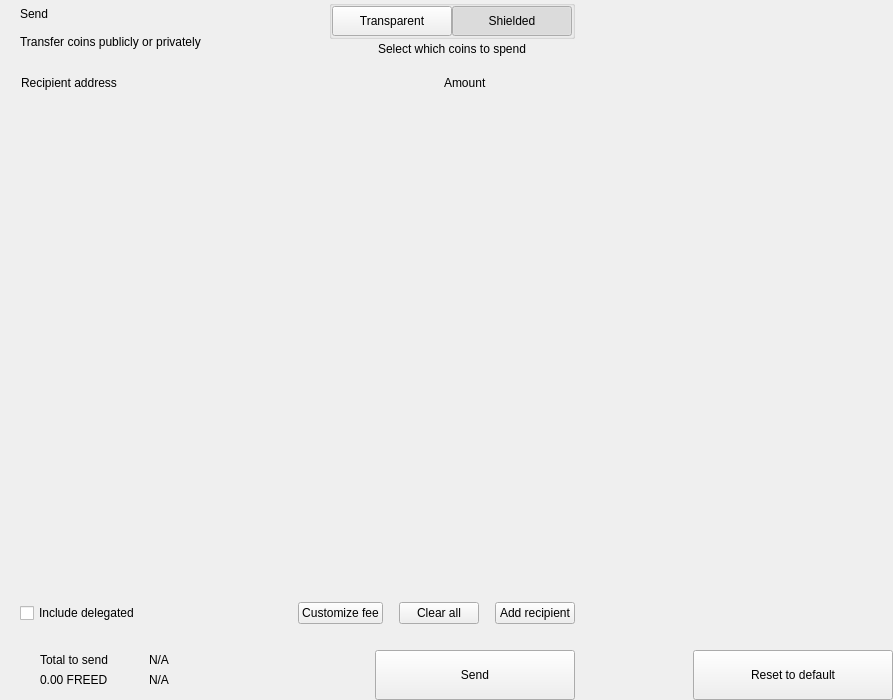
<?xml version="1.0" encoding="UTF-8"?>
<ui version="4.0">
 <class>send</class>
 <widget class="QWidget" name="send">
  <property name="geometry">
   <rect>
    <x>0</x>
    <y>0</y>
    <width>893</width>
    <height>700</height>
   </rect>
  </property>
  <property name="windowTitle">
   <string>Form</string>
  </property>
  <layout class="QHBoxLayout" name="horizontalLayout_2" stretch="2,1">
   <property name="spacing">
    <number>0</number>
   </property>
   <property name="leftMargin">
    <number>0</number>
   </property>
   <property name="topMargin">
    <number>0</number>
   </property>
   <property name="rightMargin">
    <number>0</number>
   </property>
   <property name="bottomMargin">
    <number>0</number>
   </property>
   <item>
    <widget class="QWidget" name="left" native="true">
     <layout class="QVBoxLayout" name="verticalLayout_3">
      <property name="spacing">
       <number>0</number>
      </property>
      <property name="leftMargin">
       <number>0</number>
      </property>
      <property name="topMargin">
       <number>0</number>
      </property>
      <property name="rightMargin">
       <number>0</number>
      </property>
      <property name="bottomMargin">
       <number>0</number>
      </property>
      <item>
       <layout class="QVBoxLayout" name="verticalLayout_22" stretch="0,0,0,1,0,0,0,0">
        <property name="spacing">
         <number>0</number>
        </property>
        <item>
         <layout class="QHBoxLayout" name="horizontalLayout_3">
          <property name="spacing">
           <number>0</number>
          </property>
          <property name="leftMargin">
           <number>20</number>
          </property>
          <property name="rightMargin">
           <number>20</number>
          </property>
          <item>
           <layout class="QVBoxLayout" name="verticalLayout">
            <property name="spacing">
             <number>0</number>
            </property>
            <item>
             <widget class="QLabel" name="labelTitle">
              <property name="text">
               <string>Send</string>
              </property>
              <property name="alignment">
               <set>Qt::AlignLeading|Qt::AlignLeft|Qt::AlignVCenter</set>
              </property>
             </widget>
            </item>
            <item>
             <widget class="QLabel" name="labelSubtitle1">
              <property name="text">
               <string>Transfer coins publicly or privately</string>
              </property>
             </widget>
            </item>
           </layout>
          </item>
          <item>
           <spacer name="horizontalSpacer">
            <property name="orientation">
             <enum>Qt::Horizontal</enum>
            </property>
            <property name="sizeHint" stdset="0">
             <size>
              <width>40</width>
              <height>20</height>
             </size>
            </property>
           </spacer>
          </item>
          <item>
           <layout class="QVBoxLayout" name="verticalLayout_6">
            <property name="spacing">
             <number>3</number>
            </property>
            <item alignment="Qt::AlignHCenter">
             <widget class="QGroupBox" name="groupBox">
              <property name="styleSheet">
               <string notr="true">#groupBox{
padding-top:2px;
}</string>
              </property>
              <property name="title">
               <string/>
              </property>
              <property name="alignment">
               <set>Qt::AlignCenter</set>
              </property>
              <layout class="QHBoxLayout" name="horizontalLayout_4">
               <property name="spacing">
                <number>0</number>
               </property>
               <property name="leftMargin">
                <number>0</number>
               </property>
               <property name="topMargin">
                <number>0</number>
               </property>
               <property name="rightMargin">
                <number>0</number>
               </property>
               <property name="bottomMargin">
                <number>0</number>
               </property>
               <item>
                <widget class="QPushButton" name="pushLeft">
                 <property name="minimumSize">
                  <size>
                   <width>120</width>
                   <height>30</height>
                  </size>
                 </property>
                 <property name="maximumSize">
                  <size>
                   <width>120</width>
                   <height>30</height>
                  </size>
                 </property>
                 <property name="focusPolicy">
                  <enum>Qt::NoFocus</enum>
                 </property>
                 <property name="text">
                  <string>Transparent</string>
                 </property>
                 <property name="checkable">
                  <bool>true</bool>
                 </property>
                 <property name="autoExclusive">
                  <bool>true</bool>
                 </property>
                </widget>
               </item>
               <item>
                <widget class="QPushButton" name="pushRight">
                 <property name="minimumSize">
                  <size>
                   <width>120</width>
                   <height>30</height>
                  </size>
                 </property>
                 <property name="maximumSize">
                  <size>
                   <width>120</width>
                   <height>30</height>
                  </size>
                 </property>
                 <property name="focusPolicy">
                  <enum>Qt::NoFocus</enum>
                 </property>
                 <property name="text">
                  <string>Shielded</string>
                 </property>
                 <property name="checkable">
                  <bool>true</bool>
                 </property>
                 <property name="checked">
                  <bool>true</bool>
                 </property>
                 <property name="autoExclusive">
                  <bool>true</bool>
                 </property>
                </widget>
               </item>
              </layout>
             </widget>
            </item>
            <item alignment="Qt::AlignHCenter|Qt::AlignTop">
             <widget class="QLabel" name="labelSubtitle2">
              <property name="styleSheet">
               <string notr="true"/>
              </property>
              <property name="text">
               <string>Select which coins to spend</string>
              </property>
              <property name="alignment">
               <set>Qt::AlignCenter</set>
              </property>
              <property name="indent">
               <number>0</number>
              </property>
             </widget>
            </item>
           </layout>
          </item>
         </layout>
        </item>
        <item>
         <spacer name="verticalSpacer_2">
          <property name="orientation">
           <enum>Qt::Vertical</enum>
          </property>
          <property name="sizeType">
           <enum>QSizePolicy::Fixed</enum>
          </property>
          <property name="sizeHint" stdset="0">
           <size>
            <width>20</width>
            <height>20</height>
           </size>
          </property>
         </spacer>
        </item>
        <item>
         <layout class="QHBoxLayout" name="horizontalLayout" stretch="6,0,2">
          <property name="spacing">
           <number>0</number>
          </property>
          <property name="leftMargin">
           <number>10</number>
          </property>
          <property name="topMargin">
           <number>0</number>
          </property>
          <property name="rightMargin">
           <number>20</number>
          </property>
          <property name="bottomMargin">
           <number>0</number>
          </property>
          <item>
           <widget class="QLabel" name="labelSubtitleAddress">
            <property name="styleSheet">
             <string notr="true">margin-left:8px;</string>
            </property>
            <property name="text">
             <string>Recipient address</string>
            </property>
           </widget>
          </item>
          <item>
           <spacer name="horizontalSpacer_3">
            <property name="orientation">
             <enum>Qt::Horizontal</enum>
            </property>
            <property name="sizeType">
             <enum>QSizePolicy::Fixed</enum>
            </property>
            <property name="sizeHint" stdset="0">
             <size>
              <width>40</width>
              <height>1</height>
             </size>
            </property>
           </spacer>
          </item>
          <item>
           <widget class="QLabel" name="labelSubtitleAmount">
            <property name="text">
             <string>Amount</string>
            </property>
           </widget>
          </item>
         </layout>
        </item>
        <item>
         <widget class="QScrollArea" name="scrollArea">
          <property name="minimumSize">
           <size>
            <width>0</width>
            <height>350</height>
           </size>
          </property>
          <property name="styleSheet">
           <string notr="true">#scrollArea {
            background:transparent;
            margin-top:10px;
}</string>
          </property>
          <property name="horizontalScrollBarPolicy">
           <enum>Qt::ScrollBarAlwaysOff</enum>
          </property>
          <property name="sizeAdjustPolicy">
           <enum>QAbstractScrollArea::AdjustIgnored</enum>
          </property>
          <property name="widgetResizable">
           <bool>true</bool>
          </property>
          <property name="alignment">
           <set>Qt::AlignLeading|Qt::AlignLeft|Qt::AlignTop</set>
          </property>
          <widget class="QWidget" name="scrollAreaWidgetContents">
           <property name="geometry">
            <rect>
             <x>0</x>
             <y>0</y>
             <width>591</width>
             <height>16</height>
            </rect>
           </property>
           <property name="sizePolicy">
            <sizepolicy hsizetype="Preferred" vsizetype="Maximum">
             <horstretch>0</horstretch>
             <verstretch>0</verstretch>
            </sizepolicy>
           </property>
           <property name="autoFillBackground">
            <bool>false</bool>
           </property>
           <property name="styleSheet">
            <string notr="true">#scrollAreaWidgetContents {
             background:transparent;
             }</string>
           </property>
           <layout class="QVBoxLayout" name="verticalLayout_7">
            <property name="spacing">
             <number>0</number>
            </property>
            <property name="sizeConstraint">
             <enum>QLayout::SetDefaultConstraint</enum>
            </property>
            <property name="leftMargin">
             <number>0</number>
            </property>
            <property name="topMargin">
             <number>0</number>
            </property>
            <property name="rightMargin">
             <number>0</number>
            </property>
            <property name="bottomMargin">
             <number>0</number>
            </property>
           </layout>
          </widget>
         </widget>
        </item>
        <item>
         <spacer name="verticalSpacer_4">
          <property name="orientation">
           <enum>Qt::Vertical</enum>
          </property>
          <property name="sizeType">
           <enum>QSizePolicy::Fixed</enum>
          </property>
          <property name="sizeHint" stdset="0">
           <size>
            <width>20</width>
            <height>20</height>
           </size>
          </property>
         </spacer>
        </item>
        <item>
         <layout class="QHBoxLayout" name="horizontalLayout_20">
          <property name="spacing">
           <number>6</number>
          </property>
          <property name="leftMargin">
           <number>20</number>
          </property>
          <property name="rightMargin">
           <number>20</number>
          </property>
          <item>
           <widget class="QCheckBox" name="checkBoxDelegations">
            <property name="layoutDirection">
             <enum>Qt::LeftToRight</enum>
            </property>
            <property name="text">
             <string>Include delegated</string>
            </property>
           </widget>
          </item>
          <item>
           <spacer name="horizontalSpacer_4">
            <property name="orientation">
             <enum>Qt::Horizontal</enum>
            </property>
            <property name="sizeHint" stdset="0">
             <size>
              <width>10</width>
              <height>20</height>
             </size>
            </property>
           </spacer>
          </item>
          <item>
           <widget class="QPushButton" name="pushButtonFee">
            <property name="focusPolicy">
             <enum>Qt::NoFocus</enum>
            </property>
            <property name="text">
             <string>Customize fee</string>
            </property>
           </widget>
          </item>
          <item>
           <spacer name="horizontalSpacer_11">
            <property name="orientation">
             <enum>Qt::Horizontal</enum>
            </property>
            <property name="sizeType">
             <enum>QSizePolicy::Minimum</enum>
            </property>
            <property name="sizeHint" stdset="0">
             <size>
              <width>10</width>
              <height>20</height>
             </size>
            </property>
           </spacer>
          </item>
          <item>
           <widget class="QPushButton" name="pushButtonClear">
            <property name="focusPolicy">
             <enum>Qt::NoFocus</enum>
            </property>
            <property name="layoutDirection">
             <enum>Qt::RightToLeft</enum>
            </property>
            <property name="text">
             <string>Clear all</string>
            </property>
           </widget>
          </item>
          <item>
           <spacer name="horizontalSpacer_6">
            <property name="orientation">
             <enum>Qt::Horizontal</enum>
            </property>
            <property name="sizeType">
             <enum>QSizePolicy::Fixed</enum>
            </property>
            <property name="sizeHint" stdset="0">
             <size>
              <width>10</width>
              <height>20</height>
             </size>
            </property>
           </spacer>
          </item>
          <item>
           <widget class="QPushButton" name="pushButtonAddRecipient">
            <property name="focusPolicy">
             <enum>Qt::NoFocus</enum>
            </property>
            <property name="text">
             <string>Add recipient</string>
            </property>
           </widget>
          </item>
         </layout>
        </item>
        <item>
         <spacer name="verticalSpacer">
          <property name="orientation">
           <enum>Qt::Vertical</enum>
          </property>
          <property name="sizeType">
           <enum>QSizePolicy::Fixed</enum>
          </property>
          <property name="sizeHint" stdset="0">
           <size>
            <width>20</width>
            <height>16</height>
           </size>
          </property>
         </spacer>
        </item>
        <item>
         <layout class="QHBoxLayout" name="horizontalLayout_7">
          <property name="rightMargin">
           <number>20</number>
          </property>
          <item>
           <layout class="QHBoxLayout" name="horizontalLayout_10">
            <property name="spacing">
             <number>0</number>
            </property>
            <property name="leftMargin">
             <number>8</number>
            </property>
            <item>
             <widget class="QStackedWidget" name="stackedWidget">
              <property name="minimumSize">
               <size>
                <width>0</width>
                <height>60</height>
               </size>
              </property>
              <property name="maximumSize">
               <size>
                <width>16777215</width>
                <height>60</height>
               </size>
              </property>
              <widget class="QWidget" name="page1">
               <layout class="QVBoxLayout" name="verticalLayout_71" stretch="0">
                <property name="spacing">
                 <number>6</number>
                </property>
                <property name="leftMargin">
                 <number>12</number>
                </property>
                <property name="topMargin">
                 <number>0</number>
                </property>
                <property name="rightMargin">
                 <number>0</number>
                </property>
                <property name="bottomMargin">
                 <number>0</number>
                </property>
                <item>
                 <widget class="QWidget" name="coinWidget" native="true">
                  <property name="minimumSize">
                   <size>
                    <width>0</width>
                    <height>60</height>
                   </size>
                  </property>
                  <property name="maximumSize">
                   <size>
                    <width>16777215</width>
                    <height>60</height>
                   </size>
                  </property>
                  <layout class="QHBoxLayout" name="horizontalLayout_9">
                   <property name="spacing">
                    <number>0</number>
                   </property>
                   <property name="leftMargin">
                    <number>20</number>
                   </property>
                   <property name="topMargin">
                    <number>10</number>
                   </property>
                   <property name="rightMargin">
                    <number>20</number>
                   </property>
                   <property name="bottomMargin">
                    <number>10</number>
                   </property>
                   <item>
                    <layout class="QVBoxLayout" name="verticalSend">
                     <property name="spacing">
                      <number>0</number>
                     </property>
                     <item>
                      <widget class="QLabel" name="labelTitleTotalSend">
                       <property name="text">
                        <string>Total to send</string>
                       </property>
                      </widget>
                     </item>
                     <item>
                      <widget class="QLabel" name="labelAmountSend">
                       <property name="text">
                        <string notr="true">0.00 FREED</string>
                       </property>
                      </widget>
                     </item>
                    </layout>
                   </item>
                   <item>
                    <spacer name="horizontalSpacer_9">
                     <property name="orientation">
                      <enum>Qt::Horizontal</enum>
                     </property>
                     <property name="sizeType">
                      <enum>QSizePolicy::Fixed</enum>
                     </property>
                     <property name="sizeHint" stdset="0">
                      <size>
                       <width>20</width>
                       <height>20</height>
                      </size>
                     </property>
                    </spacer>
                   </item>
                   <item>
                    <widget class="QLabel" name="labelLine">
                     <property name="minimumSize">
                      <size>
                       <width>1</width>
                       <height>0</height>
                      </size>
                     </property>
                     <property name="maximumSize">
                      <size>
                       <width>1</width>
                       <height>16777215</height>
                      </size>
                     </property>
                     <property name="text">
                      <string/>
                     </property>
                    </widget>
                   </item>
                   <item>
                    <spacer name="horizontalSpacer_10">
                     <property name="orientation">
                      <enum>Qt::Horizontal</enum>
                     </property>
                     <property name="sizeType">
                      <enum>QSizePolicy::Fixed</enum>
                     </property>
                     <property name="sizeHint" stdset="0">
                      <size>
                       <width>20</width>
                       <height>20</height>
                      </size>
                     </property>
                    </spacer>
                   </item>
                   <item>
                    <layout class="QVBoxLayout" name="verticalRemaining">
                     <property name="spacing">
                      <number>0</number>
                     </property>
                     <item>
                      <widget class="QLabel" name="labelTitleTotalRemaining">
                       <property name="text">
                        <string notr="true">N/A</string>
                       </property>
                      </widget>
                     </item>
                     <item>
                      <widget class="QLabel" name="labelAmountRemaining">
                       <property name="text">
                        <string notr="true">N/A</string>
                       </property>
                      </widget>
                     </item>
                    </layout>
                   </item>
                  </layout>
                 </widget>
                </item>
               </layout>
              </widget>
              <widget class="QWidget" name="page_2"/>
             </widget>
            </item>
           </layout>
          </item>
          <item>
           <spacer name="horizontalSpacer_5">
            <property name="orientation">
             <enum>Qt::Horizontal</enum>
            </property>
            <property name="sizeType">
             <enum>QSizePolicy::Expanding</enum>
            </property>
            <property name="sizeHint" stdset="0">
             <size>
              <width>40</width>
              <height>20</height>
             </size>
            </property>
           </spacer>
          </item>
          <item alignment="Qt::AlignBottom">
           <widget class="QPushButton" name="pushButtonSave">
            <property name="minimumSize">
             <size>
              <width>200</width>
              <height>50</height>
             </size>
            </property>
            <property name="maximumSize">
             <size>
              <width>200</width>
              <height>50</height>
             </size>
            </property>
            <property name="focusPolicy">
             <enum>Qt::NoFocus</enum>
            </property>
            <property name="text">
             <string>Send</string>
            </property>
           </widget>
          </item>
         </layout>
        </item>
       </layout>
      </item>
     </layout>
    </widget>
   </item>
   <item>
    <widget class="QWidget" name="right" native="true">
     <layout class="QVBoxLayout" name="verticalLayout_5">
      <property name="leftMargin">
       <number>0</number>
      </property>
      <property name="topMargin">
       <number>0</number>
      </property>
      <property name="rightMargin">
       <number>0</number>
      </property>
      <property name="bottomMargin">
       <number>0</number>
      </property>
      <item>
       <layout class="QVBoxLayout" name="verticalLayout_4">
        <property name="spacing">
         <number>6</number>
        </property>
        <item>
         <widget class="OptionButton" name="btnCoinControl" native="true">
          <property name="minimumSize">
           <size>
            <width>0</width>
            <height>50</height>
           </size>
          </property>
         </widget>
        </item>
        <item>
         <widget class="OptionButton" name="btnChangeAddress" native="true">
          <property name="minimumSize">
           <size>
            <width>0</width>
            <height>50</height>
           </size>
          </property>
         </widget>
        </item>
        <item>
         <widget class="OptionButton" name="btnUri" native="true">
          <property name="minimumSize">
           <size>
            <width>0</width>
            <height>50</height>
           </size>
          </property>
         </widget>
        </item>
        <item>
         <widget class="OptionButton" name="btnShieldCoins" native="true">
          <property name="minimumSize">
           <size>
            <width>0</width>
            <height>50</height>
           </size>
          </property>
         </widget>
        </item>
        <item>
         <spacer name="verticalSpacer_5">
          <property name="orientation">
           <enum>Qt::Vertical</enum>
          </property>
          <property name="sizeHint" stdset="0">
           <size>
            <width>20</width>
            <height>40</height>
           </size>
          </property>
         </spacer>
        </item>
        <item>
         <layout class="QHBoxLayout" name="horizontalLayout_8">
          <item>
           <spacer name="horizontalSpacer_7">
            <property name="orientation">
             <enum>Qt::Horizontal</enum>
            </property>
            <property name="sizeHint" stdset="0">
             <size>
              <width>40</width>
              <height>20</height>
             </size>
            </property>
           </spacer>
          </item>
          <item>
           <widget class="QPushButton" name="pushButtonReset">
            <property name="minimumSize">
             <size>
              <width>200</width>
              <height>50</height>
             </size>
            </property>
            <property name="maximumSize">
             <size>
              <width>200</width>
              <height>50</height>
             </size>
            </property>
            <property name="focusPolicy">
             <enum>Qt::NoFocus</enum>
            </property>
            <property name="text">
             <string>Reset to default</string>
            </property>
           </widget>
          </item>
         </layout>
        </item>
       </layout>
      </item>
     </layout>
    </widget>
   </item>
  </layout>
 </widget>
 <customwidgets>
  <customwidget>
   <class>OptionButton</class>
   <extends>QWidget</extends>
   <header>qt/freedomcoin/optionbutton.h</header>
   <container>1</container>
  </customwidget>
 </customwidgets>
 <resources/>
 <connections/>
</ui>
